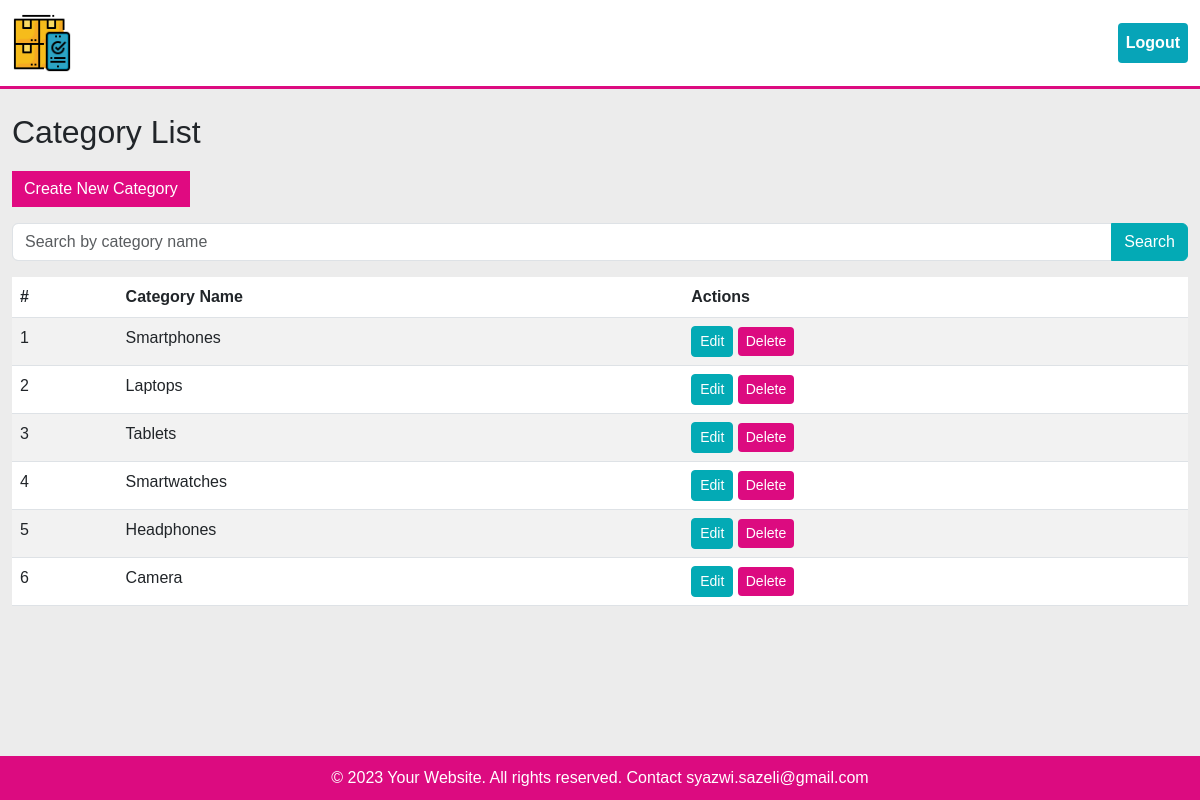
The page /category.php (signed in) on the database its author committed.
### tables this page shows
CREATE TABLE `categories` (
  `category_id` int(11) NOT NULL,
  `category_name` varchar(50) NOT NULL
);

### category.php (the view, shortened to what this page needs)
<?php
$host = "localhost";
$username = "root";
$password = "";
$database = "inventory";
$conn = mysqli_connect($host, $username, $password, $database);
if ($_SERVER["REQUEST_METHOD"] == "POST") {
    $search_term = sanitize_input($_POST["search"]);
    $sql = "SELECT * FROM categories WHERE category_name LIKE '%$search_term%'";
    $result = mysqli_query($conn, $sql);
} else {
    $sql = "SELECT * FROM categories";
    $result = mysqli_query($conn, $sql);
}
?>
<!DOCTYPE html>
<html lang="en">
<head>
  <link rel="stylesheet" href="https://cdn.jsdelivr.net/npm/bootstrap@5.3.0/dist/css/bootstrap.min.css">
  <link rel="stylesheet" href="styles.css">
</head>
<body>
  <?php include 'navbar.php'; ?>
  <div class="container mt-4">
    <h2>Category List</h2>
    <a href="create_category.php" class="btn btn-success mb-3">Create New Category</a>
    <form class="mb-3" method="post" action="<?php echo htmlspecialchars($_SERVER["PHP_SELF"]); ?>">
      <div class="input-group">
        <input type="text" name="search" class="form-control" placeholder="Search by category name">
        <button type="submit" class="btn btn-primary">Search</button>
      </div>
    </form>
    <div class="table-responsive">
      <table class="table table-striped">
        <thead>
          <tr>
            <th>#</th>
            <th>Category Name</th>
            <th>Actions</th>
          </tr>
        </thead>
        <tbody>
          <?php
          $count = 1;
          while ($row = mysqli_fetch_assoc($result)) { ?>
            <tr>
              <td><?php echo $count; ?></td>
              <td><?php echo $row['category_name']; ?></td>
              <td>
                <a href="edit_category.php?category_id=<?php echo $row['category_id']; ?>" class="btn btn-primary btn-sm">Edit</a>
                <a href="delete_category.php?category_id=<?php echo $row['category_id']; ?>" class="btn btn-danger btn-sm">Delete</a>
              </td>
            </tr>
          <?php
          $count++;
          } ?>
        </tbody>
      </table>
    </div>
  </div>
   <?php include 'footer.php'; ?>
</body>
</html>

### styles.css (style rules this page uses)
body { font-family: 'Heebo', sans-serif; background-color: #ececec; }
a.btn.btn-danger.btn-sm { background-color:#dc0b80; border: 0px; }
.btn-primary { background-color: #03aab5; border-color: #03aab5; }
.container { margin-top: 20px; }
h2 { margin-bottom: 20px; }

### category.php (style rules this page uses)
a.btn.btn-success.mb-3 { background-color: #E00A81!important; border-radius: 0px; border: 0px; }

### footer.php (style rules this page uses)
body { margin: 0; padding: 0; font-family: Arial, sans-serif; display: flex; flex-direction: column; min-height: 100vh; }
.container { max-width: 1200px; margin: 0 auto; }

### rows shown on the page
categories: category_name "Smartphones"
categories: category_name "Laptops"
categories: category_name "Tablets"
categories: category_name "Smartwatches"
categories: category_name "Headphones"
categories: category_name "Camera"
